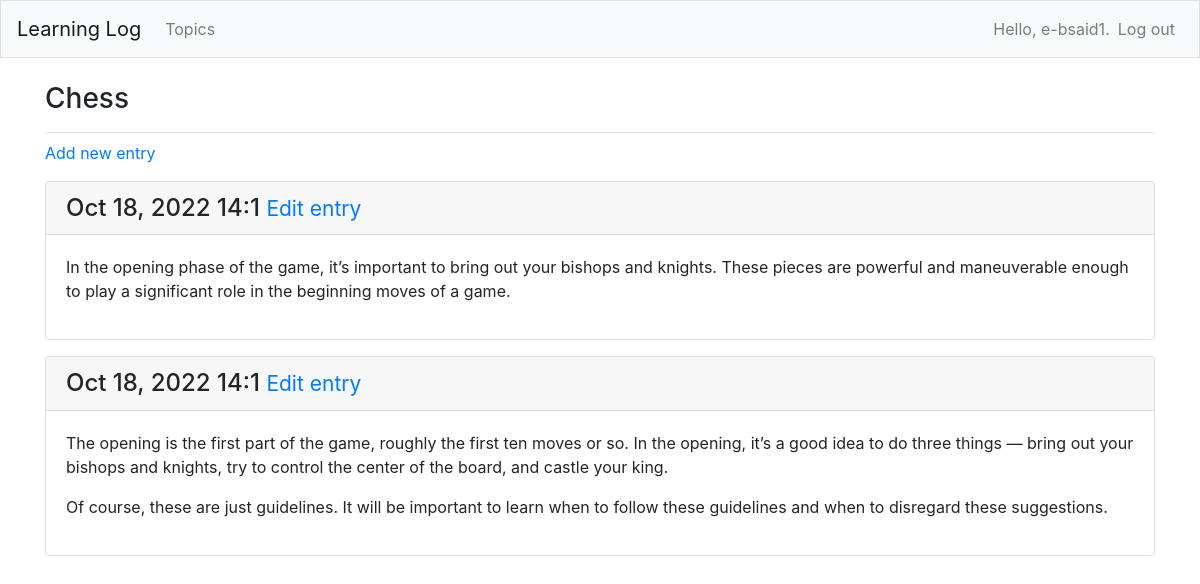
The page /topics/1/ (signed in) on the database its author committed.
### learning_logs/models.py (models this page shows, shortened)
class Topic(models.Model):#Which inherit from Model, parent class included in Django
	text = models.CharField(max_length=200)#Piece of data made of characters with a limit
	date_added = models.DateTimeField(auto_now_add=True)#Piece of data which record
	owner = models.ForeignKey(User, on_delete=models.CASCADE)#Champ propriétaire, correspondant au pseudo de l'utilisateur postant le topic
	def __str__(self):#Attribute used by default when there is information about a topic
		return self.text

class Entry(models.Model):
	topic = models.ForeignKey(Topic, on_delete = models.CASCADE)#Connect to each entry to a specific topic
	text = models.TextField()
	date_added = models.DateTimeField(auto_now_add=True)#Present entries in chronological order
	class Meta:#Holds extra information for managing a model
		verbose_name_plural = 'entries'

### learning_logs/views.py (the view)
# urls.py: path('topics/<int:topic_id>/', views.topic, name='topic'), #1e argument = regarde ce qui vient après les URL qui ont le mot topics et y ajoute un entier entre deux slashs
@login_required
def topic(request, topic_id): #topic id = partie de l'URL venant après /topics/
	topic = Topic.objects.get(id=topic_id) #requete qui récupère le topic
	if topic.owner != request.user:
		raise Http404
	entries = topic.entry_set.order_by('-date_added') #requête qui prend les entrées associés au topics, chronologiq-t
	context = {'topic': topic, 'entries': entries}
	return render(request, 'learning_logs/topic.html', context) #stocke le topic et entrées dans un dict context et le retourne dans topic.html

### learning_logs/templates/learning_logs/topic.html (shortened to what this page needs)
{% extends 'learning_logs/base.html' %}
{% block page_header %}
<h3>{{ topic }}</h3>
{% endblock page_header %}
{% block content %}
	<p>
		<a href="{% url 'learning_logs:new_entry' topic.id %}">Add new entry</a>
	</p>
	{% for entry in entries %}
		<div class="card mb-3">
			<h4 class="card-header">
				{{ entry.date_added|date:'M d, Y H:1' }}
				<small><a href="{% url 'learning_logs:edit_entry' entry.id %}">Edit entry</a></small>
			</h4>
			<div class="card-body">
				{{ entry.text|linebreaks }}
			</div>
		</div>
	{% empty %}
			<li>There are no entries for this topic yet.</li>
	{% endfor %}
{% endblock content %}

### learning_logs/templates/learning_logs/base.html (shortened to what this page needs)
{% load bootstrap4 %}
<!doctype html>
<html lang="en">
<head>
	{% bootstrap_css %}
</head>
<body>
		<nav class="navbar navbar-expand-md navbar-light bg-light mb-4 border">
			<a class="navbar-brand" href="{% url 'learning_logs:index'%}">Learning Log</a>
			<div class="collapse navbar-collapse" id="navbarCollapse">
				<ul class="navbar-nav mr-auto">
					<li class="nav-item">
						<a class="nav-link" href="{% url 'learning_logs:topics'%}">
							Topics</a></li>
				</ul>
				<ul class="navbar-nav ml-auto">
					{% if user.is_authenticated %}
						<li class="nav-item">
							<span class="navbar-text">Hello, {{ user.username }}.</span>
						</li>
						<li class="nav-item">
							<a class="nav-link" href="{% url 'users:logout' %}">Log out</a>
						</li>
					{% else %}
						<li class="nav-item">
							<a class="nav-link" href="{% url 'users:register' %}">Register</a>
						</li>
						<li class="nav-item">
							<a class="nav-link" href="{% url 'users:login' %}">Log in</a></li>
					{% endif %}
				</ul>
			</div>
		</nav>
		<main role="main" class="container">
			<div class="pb-2 mb-2 border-bottom">
				{% block page_header %}{% endblock page_header %}
			</div>
			<div>
				{% block content %}{% endblock content %}
			</div>
		</main>
	</body>
</html>

### rows shown on the page
Topic: text "Chess"
Entry: date_added "Oct 18, 2022 14:1", text "In the opening phase of the game, it’s important to bring out your bishops and knights. These pieces are powerful and maneu\u0002verable enough to play a significant role in the beginning moves of a game."
Entry: date_added "Oct 18, 2022 14:1", text "The opening is the first part of the game, roughly the first ten moves or so. In the opening, it’s a good idea to do three things — bring out your bishops and knights, try to control the center of the board, and castle your king. Of course, these are just guidelines. It will be important to learn when to follow these guidelines and when to disregard these suggestions."

### other values the page prints
{{ user.username }} "e-bsaid1"
